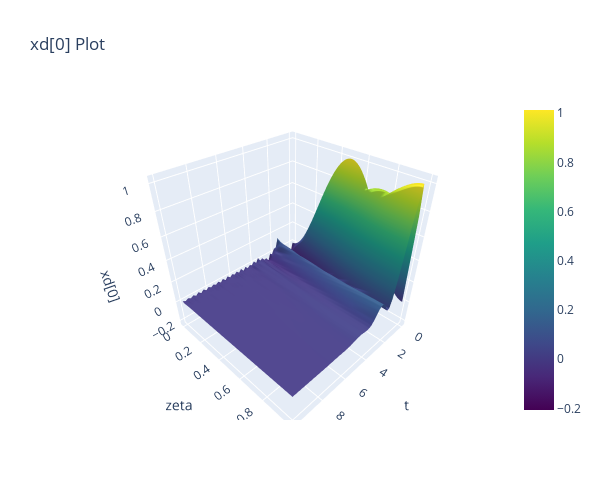
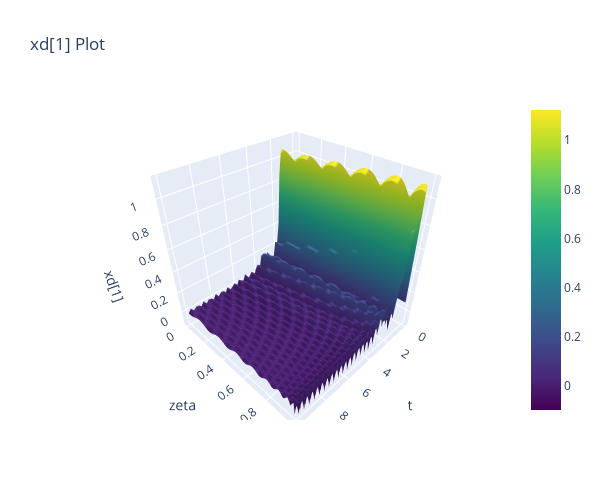

Here is the notebook cell these charts were saved with, in order:
### Code cell
# Create z_grid and t_grid for meshgrid
z_grid, t_grid = np.meshgrid(t_eval_d, zeta)

# Create data traces for xd[0]
xd0_trace = go.Surface(x=z_grid, y=t_grid, z=x_MPC[0], colorscale='Viridis', name='xd[0]')

# Create a layout for xd[0] plot
xd0_layout = go.Layout(
    scene=dict(
        xaxis=dict(title='t'),
        yaxis=dict(title='zeta'),
        zaxis=dict(title='xd[0]'),
        aspectmode='cube'  # Forces the plot to have equal aspect ratio for all axes
    ),
    title='xd[0] Plot',
    width=600,
    height=500,
)

# Create a figure for xd[0] plot
xd0_fig = go.Figure(data=[xd0_trace], layout=xd0_layout)

# Plot xd[0] figure
xd0_fig.show()


# Create data traces for xd[1]
xd1_trace = go.Surface(x=z_grid, y=t_grid, z=x_MPC[1], colorscale='Viridis', name='xd[1]')

# Create a layout for xd[1] plot
xd1_layout = go.Layout(
    scene=dict(
        xaxis=dict(title='t'),
        yaxis=dict(title='zeta'),
        zaxis=dict(title='xd[1]'),
        aspectmode='cube'  # Forces the plot to have equal aspect ratio for all axes
    ),
    title='xd[1] Plot',
    width=600,
    height=500,
)

# Create a figure for xd[1] plot
xd1_fig = go.Figure(data=[xd1_trace], layout=xd1_layout)

# Plot xd[1] figure
xd1_fig.show()

### Figure 1 — Plotly figure (JSON) as saved in the notebook; plotly's stock layout.template omitted (floating-point values rounded to 4 significant figures; data arrays with more than 128 entries replaced by an {"elided": "..."} marker saying what was removed)
{"data": [{"colorscale": [[0, "#440154"], [0.1111, "#482878"], [0.2222, "#3e4989"], [0.3333, "#31688e"], [0.4444, "#26828e"], [0.5556, "#1f9e89"], [0.6667, "#35b779"], [0.7778, "#6ece58"], [0.8889, "#b5de2b"], [1, "#fde725"]], "name": "xd[0]", "type": "surface", "x": {"elided": "100x51 float values"}, "y": {"elided": "100x51 float values"}, "z": {"elided": "100x51 float values"}}], "layout": {"height": 500, "scene": {"aspectmode": "cube", "xaxis": {"title": {"text": "t"}}, "yaxis": {"title": {"text": "zeta"}}, "zaxis": {"title": {"text": "xd[0]"}}}, "title": {"text": "xd[0] Plot"}, "width": 600}}

### Figure 2 — Plotly figure (JSON) as saved in the notebook; plotly's stock layout.template omitted (floating-point values rounded to 4 significant figures; data arrays with more than 128 entries replaced by an {"elided": "..."} marker saying what was removed)
{"data": [{"colorscale": [[0, "#440154"], [0.1111, "#482878"], [0.2222, "#3e4989"], [0.3333, "#31688e"], [0.4444, "#26828e"], [0.5556, "#1f9e89"], [0.6667, "#35b779"], [0.7778, "#6ece58"], [0.8889, "#b5de2b"], [1, "#fde725"]], "name": "xd[1]", "type": "surface", "x": {"elided": "100x51 float values"}, "y": {"elided": "100x51 float values"}, "z": {"elided": "100x51 float values"}}], "layout": {"height": 500, "scene": {"aspectmode": "cube", "xaxis": {"title": {"text": "t"}}, "yaxis": {"title": {"text": "zeta"}}, "zaxis": {"title": {"text": "xd[1]"}}}, "title": {"text": "xd[1] Plot"}, "width": 600}}
